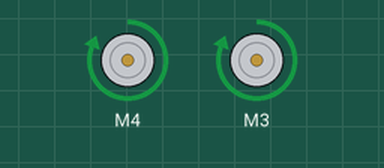
Recording of a sketch running on a simulated Arduino Uno, built with avr-gcc and run on an emulated ATmega328P. Shown: 2 × DC motor (green arrow = forward, orange = backward, longer = faster).

Above: at 0.1 s.
Timing chart, 0 to 1.6 s (numbered marks = the images above):
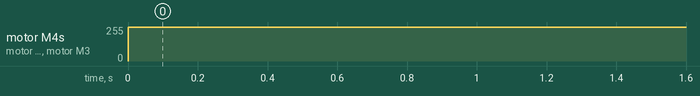

Measured:
- by itself, motor M4, motor M3: stopped → forward 255/255 at 0.00 s

The sketch:

motorshield.ino
```cpp
#include <AFMotor.h>
AF_DCMotor motor4(4);
AF_DCMotor motor3(3);

void setup() {
  // put your setup code here, to run once:

}

void loop() {
  // put your main code here, to run repeatedly:
motor4.setSpeed(255);
motor4.run(FORWARD);
motor3.setSpeed(255);
motor3.run(FORWARD);
delay(3000);
}
```
